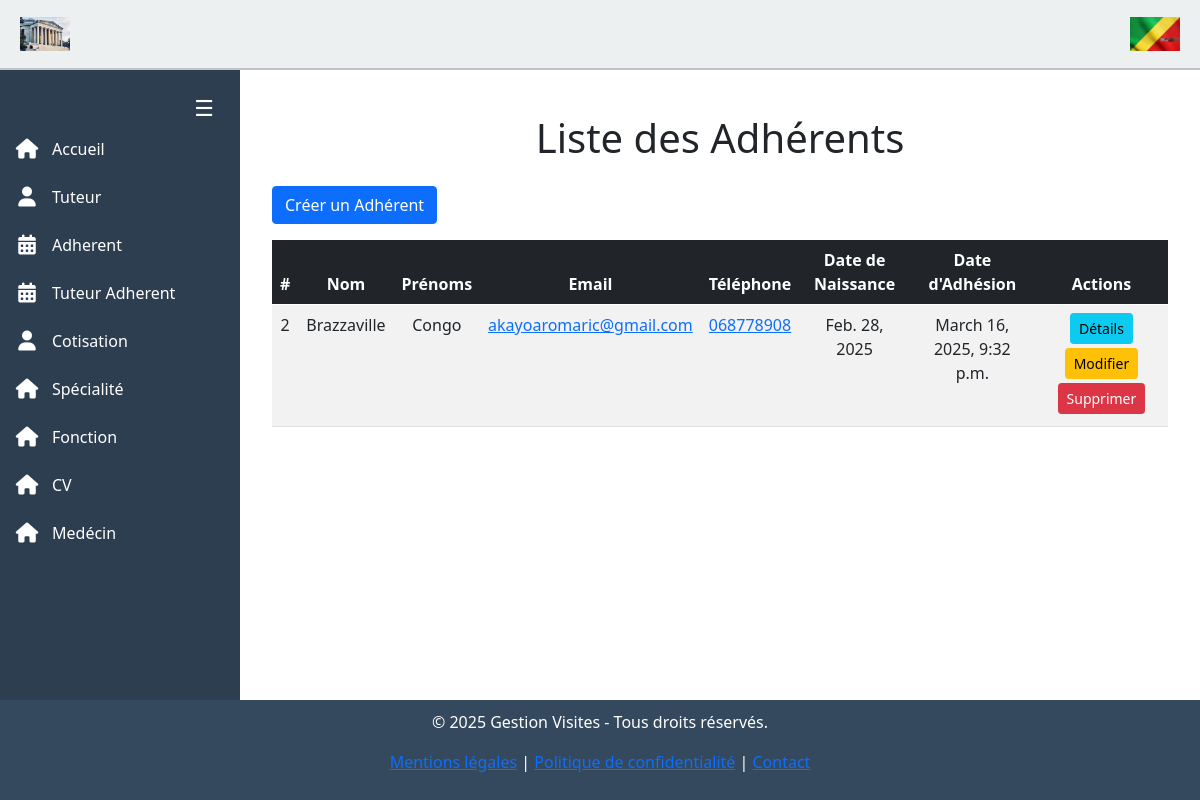
Page /Adherent/ on the earlier database version.
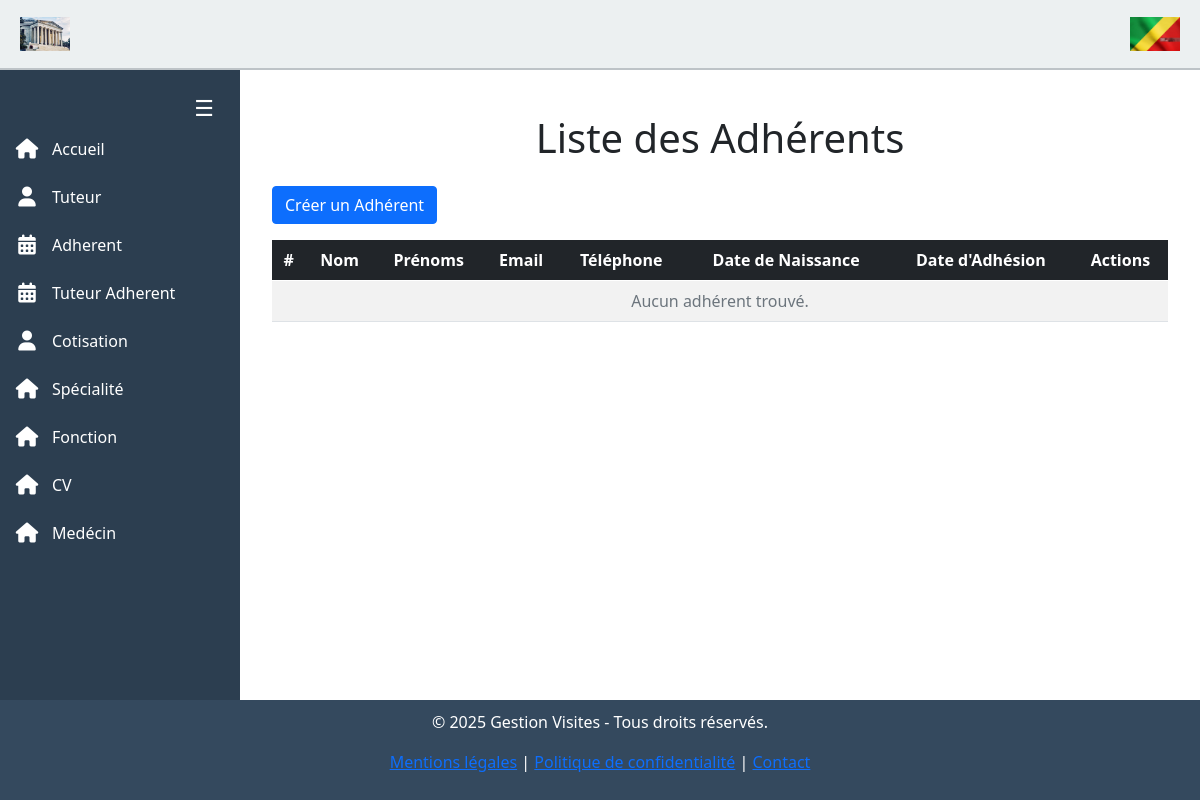
Same page on the later database version.
### Adherent/models.py (models this page shows)
class Adherent(User):
   statut = models.CharField(max_length=15, default='Adherent')

### user/models.py (models this page shows, shortened)
class User(models.Model):
    last_name = models.CharField(max_length=50, null=True, blank=False, validators=[validate_no_numbers])
    first_name = models.CharField(max_length=50, null=True, blank=True, validators=[validate_no_numbers])
    sexe = models.CharField(max_length=50, choices=[('Masculin', 'Masculin'), ('Féminin', 'Féminin')])
    date_naissance = models.DateField(null=True, blank=True)
    lieu_naissance = models.CharField(max_length=50, null=True, blank=True)
    lieu_residence = models.CharField(max_length=50, null=True, blank=True)
    adresse = models.CharField(max_length=50, null=True, blank=True)
    email = models.EmailField(max_length=40, unique=True, default='example@example.com')
    telephone = models.CharField(max_length=15, blank=True, null=True)
    date_creation = models.DateTimeField(auto_now_add=True)
    image = models.ImageField(default="1.png", upload_to='adherent/', blank=True, null=True)
    groups = models.ManyToManyField(
        'auth.Group',
        related_name="custom_user_groups",
        blank=True
    )
    user_permissions = models.ManyToManyField(
        'auth.Permission',
        related_name="custom_user_permissions",
        blank=True
    )

### Adherent/views.py (the view)
# urls.py: path('', views.adherent_list, name='Adherent'),
def adherent_list(request):
    adherents = Adherent.objects.all().order_by("-date_creation")
    return render(request, 'Adherent/adherent_list.html', context={'adherents': adherents})

### Adherent/templates/Adherent/adherent_list.html (shortened to what this page needs)
{% extends 'template_base.html' %}
{% block contenue %}
<div class="container mt-4">
    <h1 class="text-center mb-4">Liste des Adhérents</h1>
    <div class="d-flex justify-content-between align-items-center mb-3">
        <a href="{% url 'Adherent:creer' %}" class="btn btn-primary">
             Créer un Adhérent
        </a>
    </div>
    <div class="table-responsive">
        <table class="table table-striped table-hover text-center">
            <thead class="table-dark">
                <tr>
                    <th>#</th>
                    <th>Nom</th>
                    <th>Prénoms</th>
                    <th>Email</th>
                    <th>Téléphone</th>
                    <th>Date de Naissance</th>
                    <th>Date d'Adhésion</th>
                    <th>Actions</th>
                </tr>
            </thead>
            <tbody>
                {% for adherent in adherents %}
                <tr>
                    <td>{{ adherent.id }}</td>
                    <td>{{ adherent.last_name }}</td>
                    <td>{{ adherent.first_name}}</td>
                    <td>
                        <a href="mailto:{{ adherent.email }}">{{ adherent.email }}</a>
                    </td>
                    <td>
                        <a href="tel:{{ adherent.telephone }}">{{ adherent.telephone }}</a>
                    </td>
                    <td>{{ adherent.date_naissance }}</td>
                    <td>{{ adherent.date_creation }}</td>
                    <td>
                        <a href="{% url 'Adherent:infomation' adherent.id %}" class="btn btn-info btn-sm mb-1">
                             Détails
                        </a>
                        <a href="{% url 'Adherent:modifier' adherent.id %}" class="btn btn-warning btn-sm mb-1">
                             Modifier
                        </a>
                        <a href="{% url 'Adherent:supprimer' adherent.id %}" class="btn btn-danger btn-sm mb-1">
                             Supprimer
                        </a>
                    </td>
                </tr>
                {% empty %}
                <tr>
                    <td colspan="8" class="text-center text-muted">Aucun adhérent trouvé.</td>
                </tr>
                {% endfor %}
            </tbody>
        </table>
    </div>
</div>
{% endblock %}

Differences in the rows shown:
removed Adherent: id "2", last_name "Brazzaville", first_name "Congo", email "akayoaromaric@gmail.com", telephone "068778908", date_naissance "Feb. 28, 2025", date_creation "March 16, 2025, 9:32 p.m."
Other differences:
text now shown: "Aucun adhérent trouvé."
